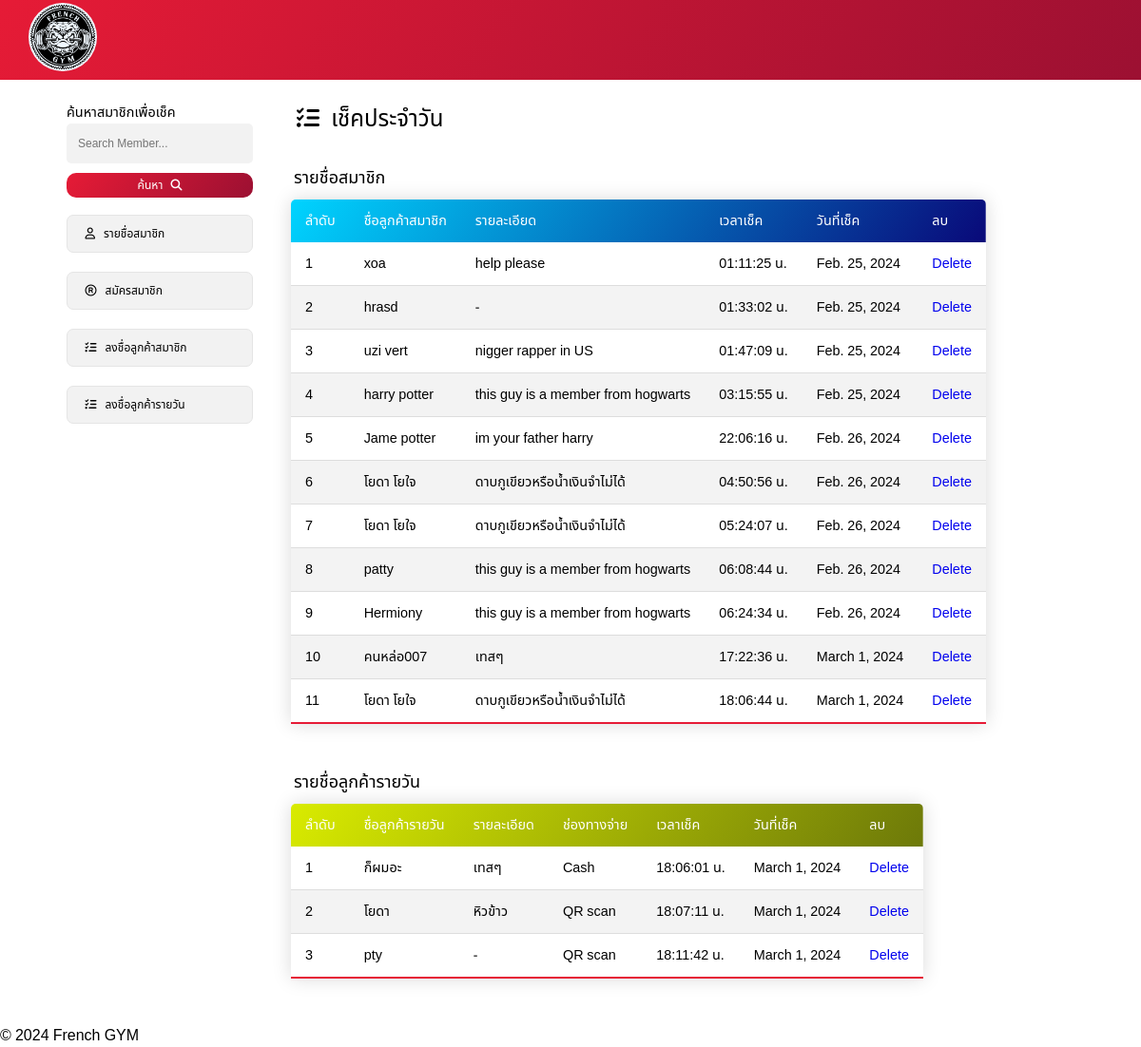
The page /check/ on the database as committed earlier.
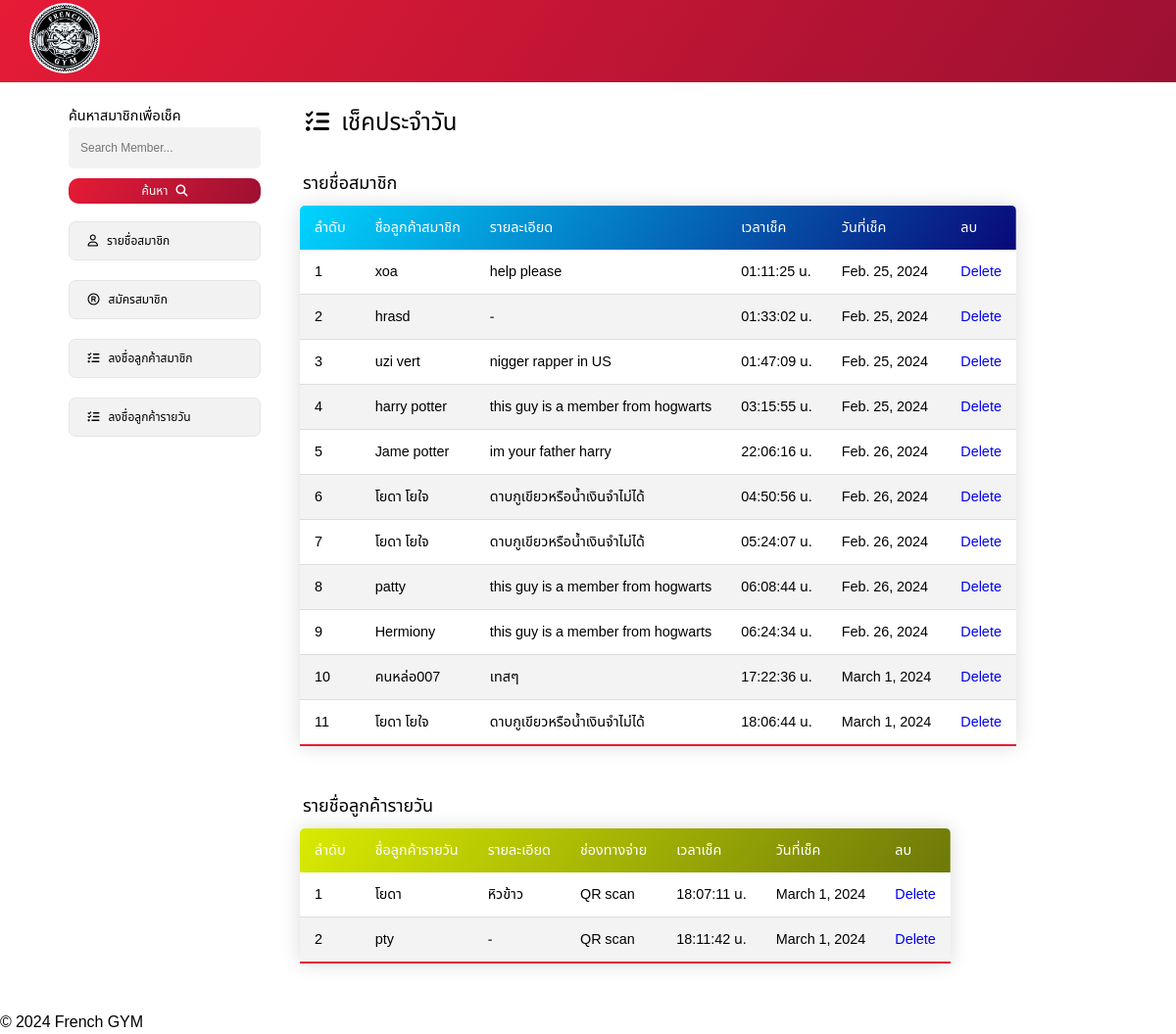
The same page on the database as committed later.
### membership/models.py (models this page shows, shortened)
class Member_checkin(models.Model):
    mem_check_id = models.AutoField(primary_key=True)
    name = models.CharField(max_length=100)
    tel = models.CharField(max_length=15)
    des = models.TextField()
    reg_current_time = models.CharField(max_length=20)
    date = models.DateField()

class Users(models.Model):
    user_id = models.AutoField(primary_key=True)
    name = models.CharField(max_length=20)
    des = models.TextField()
    pay = models.CharField(max_length=20)
    current_time = models.CharField(max_length=20)
    date = models.DateField()

### membership/views.py (the view)
# urls.py: path('check/', check),
def check(req):
    obj = Users.objects.all()
    member_check = Member_checkin.objects.all()
    return render(req, 'check_in.html', {'Users':obj, 'Member_check': member_check})

### membership/templates/check_in.html (shortened to what the changed rows need)
{% load static %}
<!DOCTYPE html>
<html lang="en">
<head>
    <link rel="stylesheet" href="{% static 'css/style.css' %}">
    <link rel="stylesheet" href="https://cdnjs.cloudflare.com/ajax/libs/font-awesome/6.5.1/css/all.min.css" />
</head>
<body>
    <div class="container">
        <div class="main-content">
            <div class="title-head">
                <h1 class="text-head">
                    <i class="fas fa-list-check"></i>
                    เช็คประจำวัน</h1>
            </div>
            <div class="container-table">
                <table class="table" cellpadding="0">
                    <thead>
                        <tr style="background: linear-gradient(125deg,#00d4ff, #090979);">
                            <th>ลำดับ</th>
                            <th>ชื่อลูกค้าสมาชิก</th>
                            <th>รายละเอียด</th>
                            <th>เวลาเช็ค</th>
                            <th>วันที่เช็ค</th>
                            <th>ลบ</th>
                        </tr>
                    </thead>
                    <tbody>
                        {% for r in Member_check %}
                        <tr>
                            <td>{{ forloop.counter }}</td>
                            <td>{{ r.name }}</td>
                            <td>{{ r.des }}</td>
                            <td>{{ r.reg_current_time }} น.</td>
                            <td>{{ r.date }}</td>
                            <td><a href="/delete_member_check/{{r.mem_check_id}}" class="button-delete">Delete</a></td>
                        </tr>
                        {% endfor %}
                    </tbody>
                </table>
            </div>
            <br>
            <div class="container-table">
                <table class="table">
                    <thead>
                        <tr style="background: linear-gradient(125deg,#d9eb00, #6d7909);">
                            <th>ลำดับ</th>
                            <th>ชื่อลูกค้ารายวัน</th>
                            <th>รายละเอียด</th>
                            <th>ช่องทางจ่าย</th>
                            <th>เวลาเช็ค</th>
                            <th>วันที่เช็ค</th>
                            <th>ลบ</th>
                        </tr>
                    </thead>
                    <tbody>
                        {% for i in Users %}
                        <tr>
                            <td>{{ forloop.counter }}</td>
                            <td>{{ i.name }}</td>
                            <td>{{ i.des }}</td>
                            <td>{{ i.pay }}</td>
                            <td>{{ i.current_time }} น.</td>
                            <td>{{ i.date }}</td>
                            <td><a href="/delete_user/{{i.user_id}}" class="button-delete">Delete</a></td>
                        </tr>
                        {% endfor %}
                    </tbody>
                </table>
            </div>
        </div>
    </div>
    <br>
</body>
</html>

Rows that differ between the two databases and show on the page:
removed Users: name "ก็ผมอะ", des "เทสๆ", pay "Cash", current_time "18:06:01", date "March 1, 2024"
